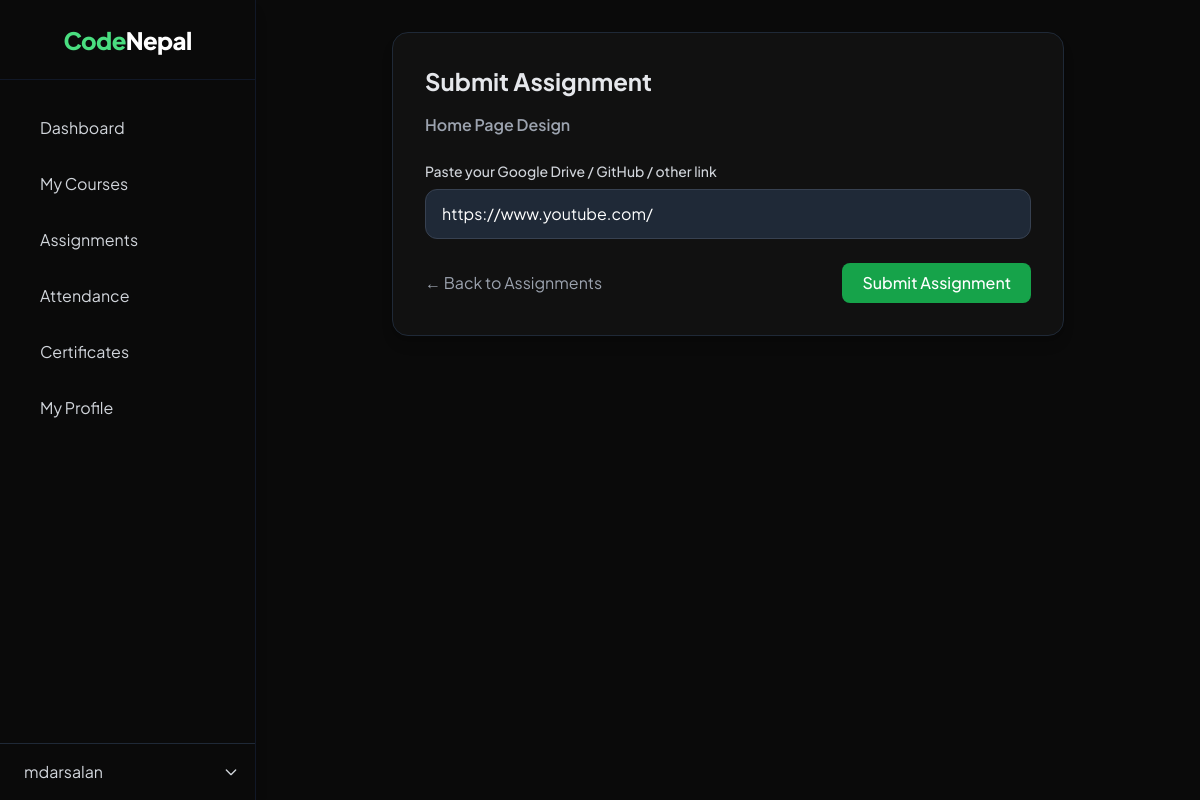
Page /assignments/2/submit/ (signed in) on the committed database.
### users/models.py (models this page shows, shortened)
class User(AbstractUser):
    ROLE_CHOICES = (
        ('student', 'Student'),
        ('mentor', 'Mentor'),
        ('admin', 'Admin'),
    )
    role = models.CharField(max_length=10, choices=ROLE_CHOICES, default='student')

### assignments/models.py (models this page shows, shortened)
class Assignment(models.Model):
    course = models.ForeignKey('courses.Course', on_delete=models.CASCADE, related_name='assignments')
    title = models.CharField(max_length=200)
    description = models.TextField()
    due_date = models.DateTimeField()
    STATUS_CHOICES = [
        ('pending', 'Pending'),
        ('submitted', 'Submitted'),
        ('graded', 'Graded'),
    ]

class StudentAssignment(models.Model):
    assignment = models.ForeignKey(Assignment, on_delete=models.CASCADE, related_name='submissions')
    student = models.ForeignKey(settings.AUTH_USER_MODEL, on_delete=models.CASCADE, related_name='assignments')
    submission_link = models.URLField(blank=True, null=True)
    status = models.CharField(max_length=10, choices=Assignment.STATUS_CHOICES, default='pending')
    marks_obtained = models.PositiveIntegerField(blank=True, null=True)
    submitted_at = models.DateTimeField(blank=True, null=True)
    class Meta:
        unique_together = ('assignment', 'student')

### assignments/views.py (the view, shortened to what this page needs)
# urls.py: path('<int:assignment_id>/submit/', views.submit_assignment, name='submit_assignment'),
@login_required
def submit_assignment(request, assignment_id):
    assignment = get_object_or_404(Assignment, id=assignment_id)
    enrollment = Enrollment.objects.filter(
        email=request.user.email,
        course=assignment.course,
        status='verified'
    ).first()
    if not enrollment:
        messages.error(request, "You are not verified or enrolled for this course.")
        return redirect('assignments:student_assignments')
    try:
        submission = StudentAssignment.objects.get(assignment=assignment, student=request.user)
    except StudentAssignment.DoesNotExist:
        submission = None
    context = {
        'assignment': assignment,
        'submission': submission,
    }
    return render(request, 'assignments/submit_assignment.html', context)

### templates/assignments/submit_assignment.html (shortened to what this page needs)
{% extends 'base.html' %}
{% block content %}
<section class="min-h-screen bg-[#0a0a0a] text-gray-200 flex">
  <div class="hidden md:block fixed w-64 h-full">
    {% include "includes/dashboard_nav.html" %}
  </div>
  <div class="flex-1 md:ml-64 p-6 sm:p-8 transition-all duration-300">
    <div class="max-w-2xl mx-auto bg-[#111111] rounded-2xl p-8 shadow-lg border border-gray-800">
      <h1 class="text-2xl font-bold text-green-40 mb-4">Submit Assignment</h1>
      <p class="text-gray-400 mb-6 font-semibold">{{ assignment.title }}</p>
      <form method="POST" class="space-y-6">
        <div class="relative">
          <label for="submission_link" class="block text-sm font-medium text-gray-300 mb-2">
            Paste your Google Drive / GitHub / other link
          </label>
          <input type="url" id="submission_link" name="submission_link"
                 value="{{ submission.submission_link|default:'' }}"
                 placeholder="https://example.com/my-assignment"
                 required
                 class="w-full px-4 py-3 rounded-xl bg-gray-800 border border-gray-700 text-white focus:outline-none focus:ring-2 focus:ring-green-500 transition">
        </div>
        <div class="flex justify-between items-center">
          <a href="{% url 'assignments:student_assignments' %}"
             class="text-gray-400 hover:text-white transition">← Back to Assignments</a>
          <button type="submit"
                  class="bg-green-600 hover:bg-green-700 text-white px-5 py-2 rounded-lg font-medium transition transform hover:-translate-y-1 hover:shadow-lg">
            Submit Assignment
          </button>
        </div>
      </form>
    </div>
  </div>
</section>
{% endblock %}

### templates/includes/dashboard_nav.html (shortened to what this page needs)
<aside
  id="sidebar"
  class="fixed top-0 left-0 h-full w-64 bg-[#0a0a0a] border-r border-gray-900 flex flex-col transition-transform duration-300 shadow-lg -translate-x-full lg:translate-x-0 z-40"
>
  <div class="flex items-center justify-center h-20 border-b border-gray-900 bg-[#0a0a0a]">
    <a href="{% url 'student_dashboard' %}" class="text-green-400 text-2xl font-extrabold tracking-tight flex items-center space-x-2 hover:text-green-500 transition duration-200">
      Code<span class="text-white">Nepal</span>
    </a>
  </div>
<nav class="flex-1 mt-6 px-3 space-y-2">
  <a href="{% url 'student_dashboard' %}"
     class="flex items-center px-4 py-3 rounded-xl transition duration-200
            {% if request.resolver_match.url_name == 'student_dashboard' %}
              bg-green-500/20 text-green-400
            {% else %}
              text-gray-300 hover:bg-green-700/20 hover:text-green-400
            {% endif %}">
     Dashboard
  </a>
  <a href="{% url 'my_learning' %}"
     class="flex items-center px-4 py-3 rounded-xl transition duration-200
            {% if request.resolver_match.url_name == 'my_learning' %}
              bg-green-500/20 text-green-400
            {% else %}
              text-gray-300 hover:bg-green-700/20 hover:text-green-400
            {% endif %}">
     My Courses
  </a>
  <a href="{% url 'assignments:student_assignments' %}"
     class="flex items-center px-4 py-3 rounded-xl transition duration-200
            {% if request.resolver_match.url_name == 'student_assignments' %}
              bg-green-500/20 text-green-400
            {% else %}
              text-gray-300 hover:bg-green-700/20 hover:text-green-400
            {% endif %}">
     Assignments
  </a>
  <a href="{% url 'attendence:student_attendance' %}"
     class="flex items-center px-4 py-3 rounded-xl transition duration-200
            {% if request.resolver_match.url_name == 'student_attendance' %}
              bg-green-500/20 text-green-400
            {% else %}
              text-gray-300 hover:bg-green-700/20 hover:text-green-400
            {% endif %}">
     Attendance
  </a>
  <a href="{% url 'student_certificates' %}"
     class="flex items-center px-4 py-3 rounded-xl transition duration-200
            {% if request.resolver_match.url_name == 'student_certificates' %}
              bg-green-500/20 text-green-400
            {% else %}
              text-gray-300 hover:bg-green-700/20 hover:text-green-400
            {% endif %}">
     Certificates
  </a>
  <a href="{% url 'student_profile' %}"
     class="flex items-center px-4 py-3 rounded-xl transition duration-200
            {% if request.resolver_match.url_name == 'student_profile' %}
              bg-green-500/20 text-green-400
            {% else %}
              text-gray-300 hover:bg-green-700/20 hover:text-green-400
            {% endif %}">
     My Profile
  </a>
</nav>
  <div class="border-t border-gray-800 p-4">
    <div class="relative">
      <button id="profileBtn" class="flex items-center justify-between w-full text-gray-300 hover:text-green-400 transition duration-200">
        <span class="flex items-center space-x-2">
          <span>{{ request.user.username }}</span>
        </span>
        <svg class="w-4 h-4 transform transition-transform duration-200" id="dropdownIcon"
             fill="none" stroke="currentColor" stroke-width="2" viewBox="0 0 24 24">
          <path stroke-linecap="round" stroke-linejoin="round" d="M19 9l-7 7-7-7" />
        </svg>
      </button>
    </div>
  </div>
</aside>

### templates/base.html (style rules this page uses)
body { font-family: "Plus Jakarta Sans", sans-serif; background-color: #0a0a0a; color: #d1d5db; scroll-behavior: smooth; }

### rows in the picture
User: user.username "mdarsalan"
Assignment: title "Home Page Design"
StudentAssignment: submission_link "https://www.youtube.com/"
